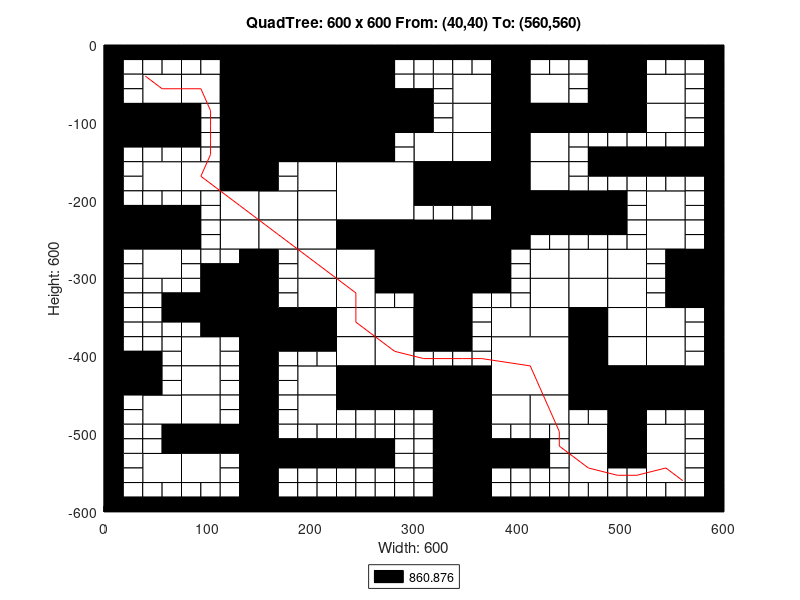

Recreate this plot in MATLAB.
axis([0 600 -600 0]);
title('QuadTree: 600 x 600 From: (40,40) To: (560,560)');
xlabel('Width: 600');
ylabel('Height: 600');
rectangle('Position',[150 -75 75 75], 'FaceColor',[0 0 0]);
rectangle('Position',[150 -150 75 75], 'FaceColor',[0 0 0]);
rectangle('Position',[225 -225 75 75], 'FaceColor',[1 1 1]);
rectangle('Position',[300 -300 75 75], 'FaceColor',[0 0 0]);
rectangle('Position',[375 -450 75 75], 'FaceColor',[1 1 1]);
rectangle('Position',[37.5 -75 37.5 37.5], 'FaceColor',[1 1 1]);
rectangle('Position',[112.5 -37.5 37.5 37.5], 'FaceColor',[0 0 0]);
rectangle('Position',[75 -75 37.5 37.5], 'FaceColor',[1 1 1]);
rectangle('Position',[112.5 -75 37.5 37.5], 'FaceColor',[0 0 0]);
rectangle('Position',[0 -112.5 37.5 37.5], 'FaceColor',[0 0 0]);
rectangle('Position',[37.5 -112.5 37.5 37.5], 'FaceColor',[0 0 0]);
rectangle('Position',[112.5 -112.5 37.5 37.5], 'FaceColor',[0 0 0]);
rectangle('Position',[112.5 -150 37.5 37.5], 'FaceColor',[0 0 0]);
rectangle('Position',[225 -37.5 37.5 37.5], 'FaceColor',[0 0 0]);
rectangle('Position',[225 -75 37.5 37.5], 'FaceColor',[0 0 0]);
rectangle('Position',[225 -112.5 37.5 37.5], 'FaceColor',[0 0 0]);
rectangle('Position',[262.5 -112.5 37.5 37.5], 'FaceColor',[0 0 0]);
rectangle('Position',[225 -150 37.5 37.5], 'FaceColor',[0 0 0]);
rectangle('Position',[37.5 -187.5 37.5 37.5], 'FaceColor',[1 1 1]);
rectangle('Position',[75 -187.5 37.5 37.5], 'FaceColor',[1 1 1]);
rectangle('Position',[112.5 -187.5 37.5 37.5], 'FaceColor',[0 0 0]);
rectangle('Position',[112.5 -225 37.5 37.5], 'FaceColor',[1 1 1]);
rectangle('Position',[0 -262.5 37.5 37.5], 'FaceColor',[0 0 0]);
rectangle('Position',[37.5 -262.5 37.5 37.5], 'FaceColor',[0 0 0]);
rectangle('Position',[37.5 -300 37.5 37.5], 'FaceColor',[1 1 1]);
rectangle('Position',[112.5 -262.5 37.5 37.5], 'FaceColor',[1 1 1]);
rectangle('Position',[187.5 -187.5 37.5 37.5], 'FaceColor',[1 1 1]);
rectangle('Position',[150 -225 37.5 37.5], 'FaceColor',[1 1 1]);
rectangle('Position',[187.5 -225 37.5 37.5], 'FaceColor',[1 1 1]);
rectangle('Position',[150 -262.5 37.5 37.5], 'FaceColor',[1 1 1]);
rectangle('Position',[187.5 -262.5 37.5 37.5], 'FaceColor',[1 1 1]);
rectangle('Position',[187.5 -300 37.5 37.5], 'FaceColor',[1 1 1]);
rectangle('Position',[225 -262.5 37.5 37.5], 'FaceColor',[0 0 0]);
rectangle('Position',[262.5 -262.5 37.5 37.5], 'FaceColor',[0 0 0]);
rectangle('Position',[225 -300 37.5 37.5], 'FaceColor',[1 1 1]);
rectangle('Position',[262.5 -300 37.5 37.5], 'FaceColor',[0 0 0]);
rectangle('Position',[337.5 -75 37.5 37.5], 'FaceColor',[1 1 1]);
rectangle('Position',[375 -37.5 37.5 37.5], 'FaceColor',[0 0 0]);
rectangle('Position',[375 -75 37.5 37.5], 'FaceColor',[0 0 0]);
rectangle('Position',[412.5 -75 37.5 37.5], 'FaceColor',[1 1 1]);
rectangle('Position',[337.5 -112.5 37.5 37.5], 'FaceColor',[1 1 1]);
rectangle('Position',[300 -150 37.5 37.5], 'FaceColor',[1 1 1]);
rectangle('Position',[337.5 -150 37.5 37.5], 'FaceColor',[1 1 1]);
rectangle('Position',[375 -112.5 37.5 37.5], 'FaceColor',[0 0 0]);
rectangle('Position',[412.5 -112.5 37.5 37.5], 'FaceColor',[0 0 0]);
rectangle('Position',[375 -150 37.5 37.5], 'FaceColor',[0 0 0]);
rectangle('Position',[412.5 -150 37.5 37.5], 'FaceColor',[1 1 1]);
rectangle('Position',[487.5 -37.5 37.5 37.5], 'FaceColor',[0 0 0]);
rectangle('Position',[487.5 -75 37.5 37.5], 'FaceColor',[0 0 0]);
rectangle('Position',[525 -75 37.5 37.5], 'FaceColor',[1 1 1]);
rectangle('Position',[450 -112.5 37.5 37.5], 'FaceColor',[0 0 0]);
rectangle('Position',[487.5 -112.5 37.5 37.5], 'FaceColor',[0 0 0]);
rectangle('Position',[525 -112.5 37.5 37.5], 'FaceColor',[1 1 1]);
rectangle('Position',[300 -187.5 37.5 37.5], 'FaceColor',[0 0 0]);
rectangle('Position',[337.5 -187.5 37.5 37.5], 'FaceColor',[0 0 0]);
rectangle('Position',[375 -187.5 37.5 37.5], 'FaceColor',[0 0 0]);
rectangle('Position',[412.5 -187.5 37.5 37.5], 'FaceColor',[1 1 1]);
rectangle('Position',[375 -225 37.5 37.5], 'FaceColor',[0 0 0]);
rectangle('Position',[412.5 -225 37.5 37.5], 'FaceColor',[0 0 0]);
rectangle('Position',[375 -262.5 37.5 37.5], 'FaceColor',[0 0 0]);
rectangle('Position',[412.5 -300 37.5 37.5], 'FaceColor',[1 1 1]);
rectangle('Position',[450 -225 37.5 37.5], 'FaceColor',[0 0 0]);
rectangle('Position',[525 -225 37.5 37.5], 'FaceColor',[1 1 1]);
rectangle('Position',[450 -300 37.5 37.5], 'FaceColor',[1 1 1]);
rectangle('Position',[487.5 -300 37.5 37.5], 'FaceColor',[1 1 1]);
rectangle('Position',[525 -262.5 37.5 37.5], 'FaceColor',[1 1 1]);
rectangle('Position',[562.5 -300 37.5 37.5], 'FaceColor',[0 0 0]);
rectangle('Position',[112.5 -337.5 37.5 37.5], 'FaceColor',[0 0 0]);
rectangle('Position',[112.5 -375 37.5 37.5], 'FaceColor',[0 0 0]);
rectangle('Position',[0 -450 37.5 37.5], 'FaceColor',[0 0 0]);
rectangle('Position',[75 -412.5 37.5 37.5], 'FaceColor',[1 1 1]);
rectangle('Position',[75 -450 37.5 37.5], 'FaceColor',[1 1 1]);
rectangle('Position',[187.5 -337.5 37.5 37.5], 'FaceColor',[1 1 1]);
rectangle('Position',[150 -375 37.5 37.5], 'FaceColor',[0 0 0]);
rectangle('Position',[187.5 -375 37.5 37.5], 'FaceColor',[0 0 0]);
rectangle('Position',[225 -337.5 37.5 37.5], 'FaceColor',[1 1 1]);
rectangle('Position',[225 -375 37.5 37.5], 'FaceColor',[1 1 1]);
rectangle('Position',[262.5 -375 37.5 37.5], 'FaceColor',[1 1 1]);
rectangle('Position',[187.5 -450 37.5 37.5], 'FaceColor',[1 1 1]);
rectangle('Position',[225 -412.5 37.5 37.5], 'FaceColor',[1 1 1]);
rectangle('Position',[262.5 -412.5 37.5 37.5], 'FaceColor',[1 1 1]);
rectangle('Position',[225 -450 37.5 37.5], 'FaceColor',[0 0 0]);
rectangle('Position',[262.5 -450 37.5 37.5], 'FaceColor',[0 0 0]);
rectangle('Position',[37.5 -487.5 37.5 37.5], 'FaceColor',[1 1 1]);
rectangle('Position',[75 -487.5 37.5 37.5], 'FaceColor',[1 1 1]);
rectangle('Position',[75 -525 37.5 37.5], 'FaceColor',[0 0 0]);
rectangle('Position',[112.5 -525 37.5 37.5], 'FaceColor',[0 0 0]);
rectangle('Position',[37.5 -562.5 37.5 37.5], 'FaceColor',[1 1 1]);
rectangle('Position',[75 -562.5 37.5 37.5], 'FaceColor',[1 1 1]);
rectangle('Position',[187.5 -487.5 37.5 37.5], 'FaceColor',[1 1 1]);
rectangle('Position',[300 -337.5 37.5 37.5], 'FaceColor',[0 0 0]);
rectangle('Position',[300 -375 37.5 37.5], 'FaceColor',[0 0 0]);
rectangle('Position',[412.5 -337.5 37.5 37.5], 'FaceColor',[1 1 1]);
rectangle('Position',[375 -375 37.5 37.5], 'FaceColor',[1 1 1]);
rectangle('Position',[412.5 -375 37.5 37.5], 'FaceColor',[1 1 1]);
rectangle('Position',[300 -450 37.5 37.5], 'FaceColor',[0 0 0]);
rectangle('Position',[337.5 -450 37.5 37.5], 'FaceColor',[0 0 0]);
rectangle('Position',[450 -337.5 37.5 37.5], 'FaceColor',[1 1 1]);
rectangle('Position',[487.5 -337.5 37.5 37.5], 'FaceColor',[1 1 1]);
rectangle('Position',[450 -375 37.5 37.5], 'FaceColor',[0 0 0]);
rectangle('Position',[487.5 -375 37.5 37.5], 'FaceColor',[1 1 1]);
rectangle('Position',[562.5 -337.5 37.5 37.5], 'FaceColor',[0 0 0]);
rectangle('Position',[525 -375 37.5 37.5], 'FaceColor',[1 1 1]);
rectangle('Position',[450 -412.5 37.5 37.5], 'FaceColor',[0 0 0]);
rectangle('Position',[487.5 -412.5 37.5 37.5], 'FaceColor',[1 1 1]);
rectangle('Position',[450 -450 37.5 37.5], 'FaceColor',[0 0 0]);
rectangle('Position',[487.5 -450 37.5 37.5], 'FaceColor',[0 0 0]);
rectangle('Position',[525 -412.5 37.5 37.5], 'FaceColor',[1 1 1]);
rectangle('Position',[525 -450 37.5 37.5], 'FaceColor',[0 0 0]);
rectangle('Position',[562.5 -450 37.5 37.5], 'FaceColor',[0 0 0]);
rectangle('Position',[337.5 -487.5 37.5 37.5], 'FaceColor',[0 0 0]);
rectangle('Position',[337.5 -525 37.5 37.5], 'FaceColor',[0 0 0]);
rectangle('Position',[375 -487.5 37.5 37.5], 'FaceColor',[1 1 1]);
rectangle('Position',[412.5 -487.5 37.5 37.5], 'FaceColor',[1 1 1]);
rectangle('Position',[337.5 -562.5 37.5 37.5], 'FaceColor',[0 0 0]);
rectangle('Position',[337.5 -600 37.5 37.5], 'FaceColor',[0 0 0]);
rectangle('Position',[487.5 -487.5 37.5 37.5], 'FaceColor',[0 0 0]);
rectangle('Position',[450 -525 37.5 37.5], 'FaceColor',[1 1 1]);
rectangle('Position',[487.5 -525 37.5 37.5], 'FaceColor',[0 0 0]);
rectangle('Position',[525 -525 37.5 37.5], 'FaceColor',[1 1 1]);
rectangle('Position',[450 -562.5 37.5 37.5], 'FaceColor',[1 1 1]);
rectangle('Position',[525 -562.5 37.5 37.5], 'FaceColor',[1 1 1]);
rectangle('Position',[0 -18.75 18.75 18.75], 'FaceColor',[0 0 0]);
rectangle('Position',[18.75 -18.75 18.75 18.75], 'FaceColor',[0 0 0]);
rectangle('Position',[0 -37.5 18.75 18.75], 'FaceColor',[0 0 0]);
rectangle('Position',[18.75 -37.5 18.75 18.75], 'FaceColor',[1 1 1]);
rectangle('Position',[37.5 -18.75 18.75 18.75], 'FaceColor',[0 0 0]);
rectangle('Position',[56.25 -18.75 18.75 18.75], 'FaceColor',[0 0 0]);
rectangle('Position',[37.5 -37.5 18.75 18.75], 'FaceColor',[1 1 1]);
rectangle('Position',[56.25 -37.5 18.75 18.75], 'FaceColor',[1 1 1]);
rectangle('Position',[0 -56.25 18.75 18.75], 'FaceColor',[0 0 0]);
rectangle('Position',[18.75 -56.25 18.75 18.75], 'FaceColor',[1 1 1]);
rectangle('Position',[0 -75 18.75 18.75], 'FaceColor',[0 0 0]);
rectangle('Position',[18.75 -75 18.75 18.75], 'FaceColor',[1 1 1]);
rectangle('Position',[75 -18.75 18.75 18.75], 'FaceColor',[0 0 0]);
rectangle('Position',[93.75 -18.75 18.75 18.75], 'FaceColor',[0 0 0]);
rectangle('Position',[75 -37.5 18.75 18.75], 'FaceColor',[1 1 1]);
rectangle('Position',[93.75 -37.5 18.75 18.75], 'FaceColor',[1 1 1]);
rectangle('Position',[0 -131.25 18.75 18.75], 'FaceColor',[0 0 0]);
rectangle('Position',[18.75 -131.25 18.75 18.75], 'FaceColor',[0 0 0]);
rectangle('Position',[0 -150 18.75 18.75], 'FaceColor',[0 0 0]);
rectangle('Position',[18.75 -150 18.75 18.75], 'FaceColor',[1 1 1]);
rectangle('Position',[37.5 -131.25 18.75 18.75], 'FaceColor',[0 0 0]);
rectangle('Position',[56.25 -131.25 18.75 18.75], 'FaceColor',[0 0 0]);
rectangle('Position',[37.5 -150 18.75 18.75], 'FaceColor',[1 1 1]);
rectangle('Position',[56.25 -150 18.75 18.75], 'FaceColor',[1 1 1]);
rectangle('Position',[75 -93.75 18.75 18.75], 'FaceColor',[0 0 0]);
rectangle('Position',[93.75 -93.75 18.75 18.75], 'FaceColor',[1 1 1]);
rectangle('Position',[75 -112.5 18.75 18.75], 'FaceColor',[0 0 0]);
rectangle('Position',[93.75 -112.5 18.75 18.75], 'FaceColor',[1 1 1]);
rectangle('Position',[75 -131.25 18.75 18.75], 'FaceColor',[0 0 0]);
rectangle('Position',[93.75 -131.25 18.75 18.75], 'FaceColor',[1 1 1]);
rectangle('Position',[75 -150 18.75 18.75], 'FaceColor',[1 1 1]);
rectangle('Position',[93.75 -150 18.75 18.75], 'FaceColor',[1 1 1]);
rectangle('Position',[262.5 -18.75 18.75 18.75], 'FaceColor',[0 0 0]);
rectangle('Position',[281.25 -18.75 18.75 18.75], 'FaceColor',[0 0 0]);
rectangle('Position',[262.5 -37.5 18.75 18.75], 'FaceColor',[0 0 0]);
rectangle('Position',[281.25 -37.5 18.75 18.75], 'FaceColor',[1 1 1]);
rectangle('Position',[262.5 -56.25 18.75 18.75], 'FaceColor',[0 0 0]);
rectangle('Position',[281.25 -56.25 18.75 18.75], 'FaceColor',[1 1 1]);
rectangle('Position',[262.5 -75 18.75 18.75], 'FaceColor',[0 0 0]);
rectangle('Position',[281.25 -75 18.75 18.75], 'FaceColor',[0 0 0]);
rectangle('Position',[262.5 -131.25 18.75 18.75], 'FaceColor',[0 0 0]);
rectangle('Position',[281.25 -131.25 18.75 18.75], 'FaceColor',[1 1 1]);
rectangle('Position',[262.5 -150 18.75 18.75], 'FaceColor',[0 0 0]);
rectangle('Position',[281.25 -150 18.75 18.75], 'FaceColor',[1 1 1]);
rectangle('Position',[0 -168.75 18.75 18.75], 'FaceColor',[0 0 0]);
rectangle('Position',[18.75 -168.75 18.75 18.75], 'FaceColor',[1 1 1]);
rectangle('Position',[0 -187.5 18.75 18.75], 'FaceColor',[0 0 0]);
rectangle('Position',[18.75 -187.5 18.75 18.75], 'FaceColor',[1 1 1]);
rectangle('Position',[0 -206.25 18.75 18.75], 'FaceColor',[0 0 0]);
rectangle('Position',[18.75 -206.25 18.75 18.75], 'FaceColor',[1 1 1]);
rectangle('Position',[0 -225 18.75 18.75], 'FaceColor',[0 0 0]);
rectangle('Position',[18.75 -225 18.75 18.75], 'FaceColor',[0 0 0]);
rectangle('Position',[37.5 -206.25 18.75 18.75], 'FaceColor',[1 1 1]);
rectangle('Position',[56.25 -206.25 18.75 18.75], 'FaceColor',[1 1 1]);
rectangle('Position',[37.5 -225 18.75 18.75], 'FaceColor',[0 0 0]);
rectangle('Position',[56.25 -225 18.75 18.75], 'FaceColor',[0 0 0]);
rectangle('Position',[75 -206.25 18.75 18.75], 'FaceColor',[1 1 1]);
rectangle('Position',[93.75 -206.25 18.75 18.75], 'FaceColor',[1 1 1]);
rectangle('Position',[75 -225 18.75 18.75], 'FaceColor',[0 0 0]);
rectangle('Position',[93.75 -225 18.75 18.75], 'FaceColor',[1 1 1]);
rectangle('Position',[0 -281.25 18.75 18.75], 'FaceColor',[0 0 0]);
rectangle('Position',[18.75 -281.25 18.75 18.75], 'FaceColor',[1 1 1]);
rectangle('Position',[0 -300 18.75 18.75], 'FaceColor',[0 0 0]);
rectangle('Position',[18.75 -300 18.75 18.75], 'FaceColor',[1 1 1]);
rectangle('Position',[75 -243.75 18.75 18.75], 'FaceColor',[0 0 0]);
rectangle('Position',[93.75 -243.75 18.75 18.75], 'FaceColor',[1 1 1]);
rectangle('Position',[75 -262.5 18.75 18.75], 'FaceColor',[0 0 0]);
rectangle('Position',[93.75 -262.5 18.75 18.75], 'FaceColor',[1 1 1]);
rectangle('Position',[75 -281.25 18.75 18.75], 'FaceColor',[1 1 1]);
rectangle('Position',[93.75 -281.25 18.75 18.75], 'FaceColor',[1 1 1]);
rectangle('Position',[75 -300 18.75 18.75], 'FaceColor',[1 1 1]);
rectangle('Position',[93.75 -300 18.75 18.75], 'FaceColor',[0 0 0]);
rectangle('Position',[112.5 -281.25 18.75 18.75], 'FaceColor',[1 1 1]);
rectangle('Position',[131.25 -281.25 18.75 18.75], 'FaceColor',[0 0 0]);
rectangle('Position',[112.5 -300 18.75 18.75], 'FaceColor',[0 0 0]);
rectangle('Position',[131.25 -300 18.75 18.75], 'FaceColor',[0 0 0]);
rectangle('Position',[150 -168.75 18.75 18.75], 'FaceColor',[0 0 0]);
rectangle('Position',[168.75 -168.75 18.75 18.75], 'FaceColor',[1 1 1]);
rectangle('Position',[150 -187.5 18.75 18.75], 'FaceColor',[0 0 0]);
rectangle('Position',[168.75 -187.5 18.75 18.75], 'FaceColor',[1 1 1]);
rectangle('Position',[150 -281.25 18.75 18.75], 'FaceColor',[0 0 0]);
rectangle('Position',[168.75 -281.25 18.75 18.75], 'FaceColor',[1 1 1]);
rectangle('Position',[150 -300 18.75 18.75], 'FaceColor',[0 0 0]);
rectangle('Position',[168.75 -300 18.75 18.75], 'FaceColor',[1 1 1]);
rectangle('Position',[300 -18.75 18.75 18.75], 'FaceColor',[0 0 0]);
rectangle('Position',[318.75 -18.75 18.75 18.75], 'FaceColor',[0 0 0]);
rectangle('Position',[300 -37.5 18.75 18.75], 'FaceColor',[1 1 1]);
rectangle('Position',[318.75 -37.5 18.75 18.75], 'FaceColor',[1 1 1]);
rectangle('Position',[337.5 -18.75 18.75 18.75], 'FaceColor',[0 0 0]);
rectangle('Position',[356.25 -18.75 18.75 18.75], 'FaceColor',[0 0 0]);
rectangle('Position',[337.5 -37.5 18.75 18.75], 'FaceColor',[1 1 1]);
rectangle('Position',[356.25 -37.5 18.75 18.75], 'FaceColor',[1 1 1]);
rectangle('Position',[300 -56.25 18.75 18.75], 'FaceColor',[1 1 1]);
rectangle('Position',[318.75 -56.25 18.75 18.75], 'FaceColor',[1 1 1]);
rectangle('Position',[300 -75 18.75 18.75], 'FaceColor',[0 0 0]);
rectangle('Position',[318.75 -75 18.75 18.75], 'FaceColor',[1 1 1]);
rectangle('Position',[412.5 -18.75 18.75 18.75], 'FaceColor',[0 0 0]);
rectangle('Position',[431.25 -18.75 18.75 18.75], 'FaceColor',[0 0 0]);
rectangle('Position',[412.5 -37.5 18.75 18.75], 'FaceColor',[1 1 1]);
rectangle('Position',[431.25 -37.5 18.75 18.75], 'FaceColor',[1 1 1]);
rectangle('Position',[300 -93.75 18.75 18.75], 'FaceColor',[0 0 0]);
rectangle('Position',[318.75 -93.75 18.75 18.75], 'FaceColor',[1 1 1]);
rectangle('Position',[300 -112.5 18.75 18.75], 'FaceColor',[0 0 0]);
rectangle('Position',[318.75 -112.5 18.75 18.75], 'FaceColor',[1 1 1]);
rectangle('Position',[450 -18.75 18.75 18.75], 'FaceColor',[0 0 0]);
rectangle('Position',[468.75 -18.75 18.75 18.75], 'FaceColor',[0 0 0]);
rectangle('Position',[450 -37.5 18.75 18.75], 'FaceColor',[1 1 1]);
rectangle('Position',[468.75 -37.5 18.75 18.75], 'FaceColor',[0 0 0]);
rectangle('Position',[450 -56.25 18.75 18.75], 'FaceColor',[1 1 1]);
rectangle('Position',[468.75 -56.25 18.75 18.75], 'FaceColor',[0 0 0]);
rectangle('Position',[450 -75 18.75 18.75], 'FaceColor',[1 1 1]);
rectangle('Position',[468.75 -75 18.75 18.75], 'FaceColor',[0 0 0]);
rectangle('Position',[525 -18.75 18.75 18.75], 'FaceColor',[0 0 0]);
rectangle('Position',[543.75 -18.75 18.75 18.75], 'FaceColor',[0 0 0]);
rectangle('Position',[525 -37.5 18.75 18.75], 'FaceColor',[1 1 1]);
rectangle('Position',[543.75 -37.5 18.75 18.75], 'FaceColor',[1 1 1]);
rectangle('Position',[562.5 -18.75 18.75 18.75], 'FaceColor',[0 0 0]);
rectangle('Position',[581.25 -18.75 18.75 18.75], 'FaceColor',[0 0 0]);
rectangle('Position',[562.5 -37.5 18.75 18.75], 'FaceColor',[1 1 1]);
rectangle('Position',[581.25 -37.5 18.75 18.75], 'FaceColor',[0 0 0]);
rectangle('Position',[562.5 -56.25 18.75 18.75], 'FaceColor',[1 1 1]);
rectangle('Position',[581.25 -56.25 18.75 18.75], 'FaceColor',[0 0 0]);
rectangle('Position',[562.5 -75 18.75 18.75], 'FaceColor',[1 1 1]);
rectangle('Position',[581.25 -75 18.75 18.75], 'FaceColor',[0 0 0]);
rectangle('Position',[450 -131.25 18.75 18.75], 'FaceColor',[1 1 1]);
rectangle('Position',[468.75 -131.25 18.75 18.75], 'FaceColor',[1 1 1]);
rectangle('Position',[450 -150 18.75 18.75], 'FaceColor',[1 1 1]);
rectangle('Position',[468.75 -150 18.75 18.75], 'FaceColor',[0 0 0]);
rectangle('Position',[487.5 -131.25 18.75 18.75], 'FaceColor',[1 1 1]);
rectangle('Position',[506.25 -131.25 18.75 18.75], 'FaceColor',[1 1 1]);
rectangle('Position',[487.5 -150 18.75 18.75], 'FaceColor',[0 0 0]);
rectangle('Position',[506.25 -150 18.75 18.75], 'FaceColor',[0 0 0]);
rectangle('Position',[562.5 -93.75 18.75 18.75], 'FaceColor',[1 1 1]);
rectangle('Position',[581.25 -93.75 18.75 18.75], 'FaceColor',[0 0 0]);
rectangle('Position',[562.5 -112.5 18.75 18.75], 'FaceColor',[1 1 1]);
rectangle('Position',[581.25 -112.5 18.75 18.75], 'FaceColor',[0 0 0]);
rectangle('Position',[525 -131.25 18.75 18.75], 'FaceColor',[1 1 1]);
rectangle('Position',[543.75 -131.25 18.75 18.75], 'FaceColor',[1 1 1]);
rectangle('Position',[525 -150 18.75 18.75], 'FaceColor',[0 0 0]);
rectangle('Position',[543.75 -150 18.75 18.75], 'FaceColor',[0 0 0]);
rectangle('Position',[562.5 -131.25 18.75 18.75], 'FaceColor',[1 1 1]);
rectangle('Position',[581.25 -131.25 18.75 18.75], 'FaceColor',[0 0 0]);
rectangle('Position',[562.5 -150 18.75 18.75], 'FaceColor',[0 0 0]);
rectangle('Position',[581.25 -150 18.75 18.75], 'FaceColor',[0 0 0]);
rectangle('Position',[300 -206.25 18.75 18.75], 'FaceColor',[0 0 0]);
rectangle('Position',[318.75 -206.25 18.75 18.75], 'FaceColor',[0 0 0]);
rectangle('Position',[300 -225 18.75 18.75], 'FaceColor',[1 1 1]);
rectangle('Position',[318.75 -225 18.75 18.75], 'FaceColor',[1 1 1]);
rectangle('Position',[337.5 -206.25 18.75 18.75], 'FaceColor',[0 0 0]);
rectangle('Position',[356.25 -206.25 18.75 18.75], 'FaceColor',[0 0 0]);
rectangle('Position',[337.5 -225 18.75 18.75], 'FaceColor',[1 1 1]);
rectangle('Position',[356.25 -225 18.75 18.75], 'FaceColor',[1 1 1]);
rectangle('Position',[412.5 -243.75 18.75 18.75], 'FaceColor',[0 0 0]);
rectangle('Position',[431.25 -243.75 18.75 18.75], 'FaceColor',[0 0 0]);
rectangle('Position',[412.5 -262.5 18.75 18.75], 'FaceColor',[1 1 1]);
rectangle('Position',[431.25 -262.5 18.75 18.75], 'FaceColor',[1 1 1]);
rectangle('Position',[375 -281.25 18.75 18.75], 'FaceColor',[0 0 0]);
rectangle('Position',[393.75 -281.25 18.75 18.75], 'FaceColor',[1 1 1]);
rectangle('Position',[375 -300 18.75 18.75], 'FaceColor',[0 0 0]);
rectangle('Position',[393.75 -300 18.75 18.75], 'FaceColor',[1 1 1]);
rectangle('Position',[450 -168.75 18.75 18.75], 'FaceColor',[1 1 1]);
rectangle('Position',[468.75 -168.75 18.75 18.75], 'FaceColor',[0 0 0]);
rectangle('Position',[450 -187.5 18.75 18.75], 'FaceColor',[1 1 1]);
rectangle('Position',[468.75 -187.5 18.75 18.75], 'FaceColor',[1 1 1]);
rectangle('Position',[487.5 -168.75 18.75 18.75], 'FaceColor',[0 0 0]);
rectangle('Position',[506.25 -168.75 18.75 18.75], 'FaceColor',[0 0 0]);
rectangle('Position',[487.5 -187.5 18.75 18.75], 'FaceColor',[1 1 1]);
rectangle('Position',[506.25 -187.5 18.75 18.75], 'FaceColor',[1 1 1]);
rectangle('Position',[487.5 -206.25 18.75 18.75], 'FaceColor',[0 0 0]);
rectangle('Position',[506.25 -206.25 18.75 18.75], 'FaceColor',[1 1 1]);
rectangle('Position',[487.5 -225 18.75 18.75], 'FaceColor',[0 0 0]);
rectangle('Position',[506.25 -225 18.75 18.75], 'FaceColor',[1 1 1]);
rectangle('Position',[525 -168.75 18.75 18.75], 'FaceColor',[0 0 0]);
rectangle('Position',[543.75 -168.75 18.75 18.75], 'FaceColor',[0 0 0]);
rectangle('Position',[525 -187.5 18.75 18.75], 'FaceColor',[1 1 1]);
rectangle('Position',[543.75 -187.5 18.75 18.75], 'FaceColor',[1 1 1]);
rectangle('Position',[562.5 -168.75 18.75 18.75], 'FaceColor',[0 0 0]);
rectangle('Position',[581.25 -168.75 18.75 18.75], 'FaceColor',[0 0 0]);
rectangle('Position',[562.5 -187.5 18.75 18.75], 'FaceColor',[1 1 1]);
rectangle('Position',[581.25 -187.5 18.75 18.75], 'FaceColor',[0 0 0]);
rectangle('Position',[562.5 -206.25 18.75 18.75], 'FaceColor',[1 1 1]);
rectangle('Position',[581.25 -206.25 18.75 18.75], 'FaceColor',[0 0 0]);
rectangle('Position',[562.5 -225 18.75 18.75], 'FaceColor',[1 1 1]);
rectangle('Position',[581.25 -225 18.75 18.75], 'FaceColor',[0 0 0]);
rectangle('Position',[450 -243.75 18.75 18.75], 'FaceColor',[0 0 0]);
rectangle('Position',[468.75 -243.75 18.75 18.75], 'FaceColor',[0 0 0]);
rectangle('Position',[450 -262.5 18.75 18.75], 'FaceColor',[1 1 1]);
rectangle('Position',[468.75 -262.5 18.75 18.75], 'FaceColor',[1 1 1]);
rectangle('Position',[487.5 -243.75 18.75 18.75], 'FaceColor',[0 0 0]);
rectangle('Position',[506.25 -243.75 18.75 18.75], 'FaceColor',[1 1 1]);
rectangle('Position',[487.5 -262.5 18.75 18.75], 'FaceColor',[1 1 1]);
rectangle('Position',[506.25 -262.5 18.75 18.75], 'FaceColor',[1 1 1]);
rectangle('Position',[562.5 -243.75 18.75 18.75], 'FaceColor',[1 1 1]);
rectangle('Position',[581.25 -243.75 18.75 18.75], 'FaceColor',[0 0 0]);
rectangle('Position',[562.5 -262.5 18.75 18.75], 'FaceColor',[1 1 1]);
rectangle('Position',[581.25 -262.5 18.75 18.75], 'FaceColor',[0 0 0]);
rectangle('Position',[525 -281.25 18.75 18.75], 'FaceColor',[1 1 1]);
rectangle('Position',[543.75 -281.25 18.75 18.75], 'FaceColor',[0 0 0]);
rectangle('Position',[525 -300 18.75 18.75], 'FaceColor',[1 1 1]);
rectangle('Position',[543.75 -300 18.75 18.75], 'FaceColor',[0 0 0]);
rectangle('Position',[0 -318.75 18.75 18.75], 'FaceColor',[0 0 0]);
rectangle('Position',[18.75 -318.75 18.75 18.75], 'FaceColor',[1 1 1]);
rectangle('Position',[0 -337.5 18.75 18.75], 'FaceColor',[0 0 0]);
rectangle('Position',[18.75 -337.5 18.75 18.75], 'FaceColor',[1 1 1]);
rectangle('Position',[37.5 -318.75 18.75 18.75], 'FaceColor',[1 1 1]);
rectangle('Position',[56.25 -318.75 18.75 18.75], 'FaceColor',[1 1 1]);
rectangle('Position',[37.5 -337.5 18.75 18.75], 'FaceColor',[1 1 1]);
rectangle('Position',[56.25 -337.5 18.75 18.75], 'FaceColor',[0 0 0]);
rectangle('Position',[0 -356.25 18.75 18.75], 'FaceColor',[0 0 0]);
rectangle('Position',[18.75 -356.25 18.75 18.75], 'FaceColor',[1 1 1]);
rectangle('Position',[0 -375 18.75 18.75], 'FaceColor',[0 0 0]);
rectangle('Position',[18.75 -375 18.75 18.75], 'FaceColor',[1 1 1]);
rectangle('Position',[37.5 -356.25 18.75 18.75], 'FaceColor',[1 1 1]);
rectangle('Position',[56.25 -356.25 18.75 18.75], 'FaceColor',[0 0 0]);
rectangle('Position',[37.5 -375 18.75 18.75], 'FaceColor',[1 1 1]);
rectangle('Position',[56.25 -375 18.75 18.75], 'FaceColor',[1 1 1]);
rectangle('Position',[75 -318.75 18.75 18.75], 'FaceColor',[1 1 1]);
rectangle('Position',[93.75 -318.75 18.75 18.75], 'FaceColor',[0 0 0]);
rectangle('Position',[75 -337.5 18.75 18.75], 'FaceColor',[0 0 0]);
rectangle('Position',[93.75 -337.5 18.75 18.75], 'FaceColor',[0 0 0]);
rectangle('Position',[75 -356.25 18.75 18.75], 'FaceColor',[0 0 0]);
rectangle('Position',[93.75 -356.25 18.75 18.75], 'FaceColor',[0 0 0]);
rectangle('Position',[75 -375 18.75 18.75], 'FaceColor',[1 1 1]);
rectangle('Position',[93.75 -375 18.75 18.75], 'FaceColor',[0 0 0]);
rectangle('Position',[0 -393.75 18.75 18.75], 'FaceColor',[0 0 0]);
rectangle('Position',[18.75 -393.75 18.75 18.75], 'FaceColor',[1 1 1]);
rectangle('Position',[0 -412.5 18.75 18.75], 'FaceColor',[0 0 0]);
rectangle('Position',[18.75 -412.5 18.75 18.75], 'FaceColor',[0 0 0]);
rectangle('Position',[37.5 -393.75 18.75 18.75], 'FaceColor',[1 1 1]);
rectangle('Position',[56.25 -393.75 18.75 18.75], 'FaceColor',[1 1 1]);
rectangle('Position',[37.5 -412.5 18.75 18.75], 'FaceColor',[0 0 0]);
rectangle('Position',[56.25 -412.5 18.75 18.75], 'FaceColor',[1 1 1]);
rectangle('Position',[37.5 -431.25 18.75 18.75], 'FaceColor',[0 0 0]);
rectangle('Position',[56.25 -431.25 18.75 18.75], 'FaceColor',[1 1 1]);
rectangle('Position',[37.5 -450 18.75 18.75], 'FaceColor',[0 0 0]);
rectangle('Position',[56.25 -450 18.75 18.75], 'FaceColor',[1 1 1]);
rectangle('Position',[112.5 -393.75 18.75 18.75], 'FaceColor',[1 1 1]);
rectangle('Position',[131.25 -393.75 18.75 18.75], 'FaceColor',[0 0 0]);
rectangle('Position',[112.5 -412.5 18.75 18.75], 'FaceColor',[1 1 1]);
rectangle('Position',[131.25 -412.5 18.75 18.75], 'FaceColor',[0 0 0]);
rectangle('Position',[112.5 -431.25 18.75 18.75], 'FaceColor',[1 1 1]);
rectangle('Position',[131.25 -431.25 18.75 18.75], 'FaceColor',[0 0 0]);
rectangle('Position',[112.5 -450 18.75 18.75], 'FaceColor',[1 1 1]);
rectangle('Position',[131.25 -450 18.75 18.75], 'FaceColor',[0 0 0]);
rectangle('Position',[150 -318.75 18.75 18.75], 'FaceColor',[0 0 0]);
rectangle('Position',[168.75 -318.75 18.75 18.75], 'FaceColor',[1 1 1]);
rectangle('Position',[150 -337.5 18.75 18.75], 'FaceColor',[0 0 0]);
rectangle('Position',[168.75 -337.5 18.75 18.75], 'FaceColor',[1 1 1]);
rectangle('Position',[262.5 -318.75 18.75 18.75], 'FaceColor',[0 0 0]);
rectangle('Position',[281.25 -318.75 18.75 18.75], 'FaceColor',[0 0 0]);
rectangle('Position',[262.5 -337.5 18.75 18.75], 'FaceColor',[1 1 1]);
rectangle('Position',[281.25 -337.5 18.75 18.75], 'FaceColor',[1 1 1]);
rectangle('Position',[150 -393.75 18.75 18.75], 'FaceColor',[0 0 0]);
rectangle('Position',[168.75 -393.75 18.75 18.75], 'FaceColor',[0 0 0]);
rectangle('Position',[150 -412.5 18.75 18.75], 'FaceColor',[0 0 0]);
rectangle('Position',[168.75 -412.5 18.75 18.75], 'FaceColor',[1 1 1]);
rectangle('Position',[187.5 -393.75 18.75 18.75], 'FaceColor',[0 0 0]);
rectangle('Position',[206.25 -393.75 18.75 18.75], 'FaceColor',[0 0 0]);
rectangle('Position',[187.5 -412.5 18.75 18.75], 'FaceColor',[1 1 1]);
rectangle('Position',[206.25 -412.5 18.75 18.75], 'FaceColor',[1 1 1]);
rectangle('Position',[150 -431.25 18.75 18.75], 'FaceColor',[0 0 0]);
rectangle('Position',[168.75 -431.25 18.75 18.75], 'FaceColor',[1 1 1]);
rectangle('Position',[150 -450 18.75 18.75], 'FaceColor',[0 0 0]);
rectangle('Position',[168.75 -450 18.75 18.75], 'FaceColor',[1 1 1]);
rectangle('Position',[0 -468.75 18.75 18.75], 'FaceColor',[0 0 0]);
rectangle('Position',[18.75 -468.75 18.75 18.75], 'FaceColor',[1 1 1]);
rectangle('Position',[0 -487.5 18.75 18.75], 'FaceColor',[0 0 0]);
rectangle('Position',[18.75 -487.5 18.75 18.75], 'FaceColor',[1 1 1]);
rectangle('Position',[0 -506.25 18.75 18.75], 'FaceColor',[0 0 0]);
rectangle('Position',[18.75 -506.25 18.75 18.75], 'FaceColor',[1 1 1]);
rectangle('Position',[0 -525 18.75 18.75], 'FaceColor',[0 0 0]);
rectangle('Position',[18.75 -525 18.75 18.75], 'FaceColor',[1 1 1]);
rectangle('Position',[37.5 -506.25 18.75 18.75], 'FaceColor',[1 1 1]);
rectangle('Position',[56.25 -506.25 18.75 18.75], 'FaceColor',[0 0 0]);
rectangle('Position',[37.5 -525 18.75 18.75], 'FaceColor',[1 1 1]);
rectangle('Position',[56.25 -525 18.75 18.75], 'FaceColor',[0 0 0]);
rectangle('Position',[112.5 -468.75 18.75 18.75], 'FaceColor',[1 1 1]);
rectangle('Position',[131.25 -468.75 18.75 18.75], 'FaceColor',[0 0 0]);
rectangle('Position',[112.5 -487.5 18.75 18.75], 'FaceColor',[1 1 1]);
rectangle('Position',[131.25 -487.5 18.75 18.75], 'FaceColor',[0 0 0]);
rectangle('Position',[0 -543.75 18.75 18.75], 'FaceColor',[0 0 0]);
rectangle('Position',[18.75 -543.75 18.75 18.75], 'FaceColor',[1 1 1]);
rectangle('Position',[0 -562.5 18.75 18.75], 'FaceColor',[0 0 0]);
rectangle('Position',[18.75 -562.5 18.75 18.75], 'FaceColor',[1 1 1]);
rectangle('Position',[0 -581.25 18.75 18.75], 'FaceColor',[0 0 0]);
rectangle('Position',[18.75 -581.25 18.75 18.75], 'FaceColor',[1 1 1]);
rectangle('Position',[0 -600 18.75 18.75], 'FaceColor',[0 0 0]);
rectangle('Position',[18.75 -600 18.75 18.75], 'FaceColor',[0 0 0]);
rectangle('Position',[37.5 -581.25 18.75 18.75], 'FaceColor',[1 1 1]);
rectangle('Position',[56.25 -581.25 18.75 18.75], 'FaceColor',[1 1 1]);
rectangle('Position',[37.5 -600 18.75 18.75], 'FaceColor',[0 0 0]);
rectangle('Position',[56.25 -600 18.75 18.75], 'FaceColor',[0 0 0]);
rectangle('Position',[112.5 -543.75 18.75 18.75], 'FaceColor',[1 1 1]);
rectangle('Position',[131.25 -543.75 18.75 18.75], 'FaceColor',[0 0 0]);
rectangle('Position',[112.5 -562.5 18.75 18.75], 'FaceColor',[1 1 1]);
rectangle('Position',[131.25 -562.5 18.75 18.75], 'FaceColor',[0 0 0]);
rectangle('Position',[75 -581.25 18.75 18.75], 'FaceColor',[1 1 1]);
rectangle('Position',[93.75 -581.25 18.75 18.75], 'FaceColor',[1 1 1]);
rectangle('Position',[75 -600 18.75 18.75], 'FaceColor',[0 0 0]);
rectangle('Position',[93.75 -600 18.75 18.75], 'FaceColor',[0 0 0]);
rectangle('Position',[112.5 -581.25 18.75 18.75], 'FaceColor',[1 1 1]);
rectangle('Position',[131.25 -581.25 18.75 18.75], 'FaceColor',[0 0 0]);
rectangle('Position',[112.5 -600 18.75 18.75], 'FaceColor',[0 0 0]);
rectangle('Position',[131.25 -600 18.75 18.75], 'FaceColor',[0 0 0]);
rectangle('Position',[150 -468.75 18.75 18.75], 'FaceColor',[0 0 0]);
rectangle('Position',[168.75 -468.75 18.75 18.75], 'FaceColor',[1 1 1]);
rectangle('Position',[150 -487.5 18.75 18.75], 'FaceColor',[0 0 0]);
rectangle('Position',[168.75 -487.5 18.75 18.75], 'FaceColor',[1 1 1]);
rectangle('Position',[150 -506.25 18.75 18.75], 'FaceColor',[0 0 0]);
rectangle('Position',[168.75 -506.25 18.75 18.75], 'FaceColor',[1 1 1]);
rectangle('Position',[150 -525 18.75 18.75], 'FaceColor',[0 0 0]);
rectangle('Position',[168.75 -525 18.75 18.75], 'FaceColor',[0 0 0]);
rectangle('Position',[187.5 -506.25 18.75 18.75], 'FaceColor',[1 1 1]);
rectangle('Position',[206.25 -506.25 18.75 18.75], 'FaceColor',[1 1 1]);
rectangle('Position',[187.5 -525 18.75 18.75], 'FaceColor',[0 0 0]);
rectangle('Position',[206.25 -525 18.75 18.75], 'FaceColor',[0 0 0]);
rectangle('Position',[225 -468.75 18.75 18.75], 'FaceColor',[0 0 0]);
rectangle('Position',[243.75 -468.75 18.75 18.75], 'FaceColor',[0 0 0]);
rectangle('Position',[225 -487.5 18.75 18.75], 'FaceColor',[1 1 1]);
rectangle('Position',[243.75 -487.5 18.75 18.75], 'FaceColor',[1 1 1]);
rectangle('Position',[262.5 -468.75 18.75 18.75], 'FaceColor',[0 0 0]);
rectangle('Position',[281.25 -468.75 18.75 18.75], 'FaceColor',[0 0 0]);
rectangle('Position',[262.5 -487.5 18.75 18.75], 'FaceColor',[1 1 1]);
rectangle('Position',[281.25 -487.5 18.75 18.75], 'FaceColor',[1 1 1]);
rectangle('Position',[225 -506.25 18.75 18.75], 'FaceColor',[1 1 1]);
rectangle('Position',[243.75 -506.25 18.75 18.75], 'FaceColor',[1 1 1]);
rectangle('Position',[225 -525 18.75 18.75], 'FaceColor',[0 0 0]);
rectangle('Position',[243.75 -525 18.75 18.75], 'FaceColor',[0 0 0]);
rectangle('Position',[262.5 -506.25 18.75 18.75], 'FaceColor',[1 1 1]);
rectangle('Position',[281.25 -506.25 18.75 18.75], 'FaceColor',[1 1 1]);
rectangle('Position',[262.5 -525 18.75 18.75], 'FaceColor',[0 0 0]);
rectangle('Position',[281.25 -525 18.75 18.75], 'FaceColor',[1 1 1]);
rectangle('Position',[150 -543.75 18.75 18.75], 'FaceColor',[0 0 0]);
rectangle('Position',[168.75 -543.75 18.75 18.75], 'FaceColor',[0 0 0]);
rectangle('Position',[150 -562.5 18.75 18.75], 'FaceColor',[0 0 0]);
rectangle('Position',[168.75 -562.5 18.75 18.75], 'FaceColor',[1 1 1]);
rectangle('Position',[187.5 -543.75 18.75 18.75], 'FaceColor',[0 0 0]);
rectangle('Position',[206.25 -543.75 18.75 18.75], 'FaceColor',[0 0 0]);
rectangle('Position',[187.5 -562.5 18.75 18.75], 'FaceColor',[1 1 1]);
rectangle('Position',[206.25 -562.5 18.75 18.75], 'FaceColor',[1 1 1]);
rectangle('Position',[150 -581.25 18.75 18.75], 'FaceColor',[0 0 0]);
rectangle('Position',[168.75 -581.25 18.75 18.75], 'FaceColor',[1 1 1]);
rectangle('Position',[150 -600 18.75 18.75], 'FaceColor',[0 0 0]);
rectangle('Position',[168.75 -600 18.75 18.75], 'FaceColor',[0 0 0]);
rectangle('Position',[187.5 -581.25 18.75 18.75], 'FaceColor',[1 1 1]);
rectangle('Position',[206.25 -581.25 18.75 18.75], 'FaceColor',[1 1 1]);
rectangle('Position',[187.5 -600 18.75 18.75], 'FaceColor',[0 0 0]);
rectangle('Position',[206.25 -600 18.75 18.75], 'FaceColor',[0 0 0]);
rectangle('Position',[225 -543.75 18.75 18.75], 'FaceColor',[0 0 0]);
rectangle('Position',[243.75 -543.75 18.75 18.75], 'FaceColor',[0 0 0]);
rectangle('Position',[225 -562.5 18.75 18.75], 'FaceColor',[1 1 1]);
rectangle('Position',[243.75 -562.5 18.75 18.75], 'FaceColor',[1 1 1]);
rectangle('Position',[262.5 -543.75 18.75 18.75], 'FaceColor',[0 0 0]);
rectangle('Position',[281.25 -543.75 18.75 18.75], 'FaceColor',[1 1 1]);
rectangle('Position',[262.5 -562.5 18.75 18.75], 'FaceColor',[1 1 1]);
rectangle('Position',[281.25 -562.5 18.75 18.75], 'FaceColor',[1 1 1]);
rectangle('Position',[225 -581.25 18.75 18.75], 'FaceColor',[1 1 1]);
rectangle('Position',[243.75 -581.25 18.75 18.75], 'FaceColor',[1 1 1]);
rectangle('Position',[225 -600 18.75 18.75], 'FaceColor',[0 0 0]);
rectangle('Position',[243.75 -600 18.75 18.75], 'FaceColor',[0 0 0]);
rectangle('Position',[262.5 -581.25 18.75 18.75], 'FaceColor',[1 1 1]);
rectangle('Position',[281.25 -581.25 18.75 18.75], 'FaceColor',[1 1 1]);
rectangle('Position',[262.5 -600 18.75 18.75], 'FaceColor',[0 0 0]);
rectangle('Position',[281.25 -600 18.75 18.75], 'FaceColor',[0 0 0]);
rectangle('Position',[337.5 -318.75 18.75 18.75], 'FaceColor',[0 0 0]);
rectangle('Position',[356.25 -318.75 18.75 18.75], 'FaceColor',[0 0 0]);
rectangle('Position',[337.5 -337.5 18.75 18.75], 'FaceColor',[0 0 0]);
rectangle('Position',[356.25 -337.5 18.75 18.75], 'FaceColor',[1 1 1]);
rectangle('Position',[337.5 -356.25 18.75 18.75], 'FaceColor',[0 0 0]);
rectangle('Position',[356.25 -356.25 18.75 18.75], 'FaceColor',[1 1 1]);
rectangle('Position',[337.5 -375 18.75 18.75], 'FaceColor',[0 0 0]);
rectangle('Position',[356.25 -375 18.75 18.75], 'FaceColor',[1 1 1]);
rectangle('Position',[375 -318.75 18.75 18.75], 'FaceColor',[0 0 0]);
rectangle('Position',[393.75 -318.75 18.75 18.75], 'FaceColor',[1 1 1]);
rectangle('Position',[375 -337.5 18.75 18.75], 'FaceColor',[1 1 1]);
rectangle('Position',[393.75 -337.5 18.75 18.75], 'FaceColor',[1 1 1]);
rectangle('Position',[300 -393.75 18.75 18.75], 'FaceColor',[0 0 0]);
rectangle('Position',[318.75 -393.75 18.75 18.75], 'FaceColor',[0 0 0]);
rectangle('Position',[300 -412.5 18.75 18.75], 'FaceColor',[1 1 1]);
rectangle('Position',[318.75 -412.5 18.75 18.75], 'FaceColor',[1 1 1]);
rectangle('Position',[337.5 -393.75 18.75 18.75], 'FaceColor',[0 0 0]);
rectangle('Position',[356.25 -393.75 18.75 18.75], 'FaceColor',[1 1 1]);
rectangle('Position',[337.5 -412.5 18.75 18.75], 'FaceColor',[1 1 1]);
rectangle('Position',[356.25 -412.5 18.75 18.75], 'FaceColor',[1 1 1]);
rectangle('Position',[525 -318.75 18.75 18.75], 'FaceColor',[1 1 1]);
rectangle('Position',[543.75 -318.75 18.75 18.75], 'FaceColor',[0 0 0]);
rectangle('Position',[525 -337.5 18.75 18.75], 'FaceColor',[1 1 1]);
rectangle('Position',[543.75 -337.5 18.75 18.75], 'FaceColor',[0 0 0]);
rectangle('Position',[562.5 -356.25 18.75 18.75], 'FaceColor',[1 1 1]);
rectangle('Position',[581.25 -356.25 18.75 18.75], 'FaceColor',[0 0 0]);
rectangle('Position',[562.5 -375 18.75 18.75], 'FaceColor',[1 1 1]);
rectangle('Position',[581.25 -375 18.75 18.75], 'FaceColor',[0 0 0]);
rectangle('Position',[562.5 -393.75 18.75 18.75], 'FaceColor',[1 1 1]);
rectangle('Position',[581.25 -393.75 18.75 18.75], 'FaceColor',[0 0 0]);
rectangle('Position',[562.5 -412.5 18.75 18.75], 'FaceColor',[1 1 1]);
rectangle('Position',[581.25 -412.5 18.75 18.75], 'FaceColor',[0 0 0]);
rectangle('Position',[300 -468.75 18.75 18.75], 'FaceColor',[0 0 0]);
rectangle('Position',[318.75 -468.75 18.75 18.75], 'FaceColor',[0 0 0]);
rectangle('Position',[300 -487.5 18.75 18.75], 'FaceColor',[1 1 1]);
rectangle('Position',[318.75 -487.5 18.75 18.75], 'FaceColor',[0 0 0]);
rectangle('Position',[300 -506.25 18.75 18.75], 'FaceColor',[1 1 1]);
rectangle('Position',[318.75 -506.25 18.75 18.75], 'FaceColor',[0 0 0]);
rectangle('Position',[300 -525 18.75 18.75], 'FaceColor',[1 1 1]);
rectangle('Position',[318.75 -525 18.75 18.75], 'FaceColor',[0 0 0]);
rectangle('Position',[375 -506.25 18.75 18.75], 'FaceColor',[1 1 1]);
rectangle('Position',[393.75 -506.25 18.75 18.75], 'FaceColor',[1 1 1]);
rectangle('Position',[375 -525 18.75 18.75], 'FaceColor',[0 0 0]);
rectangle('Position',[393.75 -525 18.75 18.75], 'FaceColor',[0 0 0]);
rectangle('Position',[412.5 -506.25 18.75 18.75], 'FaceColor',[1 1 1]);
rectangle('Position',[431.25 -506.25 18.75 18.75], 'FaceColor',[1 1 1]);
rectangle('Position',[412.5 -525 18.75 18.75], 'FaceColor',[0 0 0]);
rectangle('Position',[431.25 -525 18.75 18.75], 'FaceColor',[1 1 1]);
rectangle('Position',[300 -543.75 18.75 18.75], 'FaceColor',[1 1 1]);
rectangle('Position',[318.75 -543.75 18.75 18.75], 'FaceColor',[0 0 0]);
rectangle('Position',[300 -562.5 18.75 18.75], 'FaceColor',[1 1 1]);
rectangle('Position',[318.75 -562.5 18.75 18.75], 'FaceColor',[0 0 0]);
rectangle('Position',[300 -581.25 18.75 18.75], 'FaceColor',[1 1 1]);
rectangle('Position',[318.75 -581.25 18.75 18.75], 'FaceColor',[0 0 0]);
rectangle('Position',[300 -600 18.75 18.75], 'FaceColor',[0 0 0]);
rectangle('Position',[318.75 -600 18.75 18.75], 'FaceColor',[0 0 0]);
rectangle('Position',[375 -543.75 18.75 18.75], 'FaceColor',[0 0 0]);
rectangle('Position',[393.75 -543.75 18.75 18.75], 'FaceColor',[0 0 0]);
rectangle('Position',[375 -562.5 18.75 18.75], 'FaceColor',[1 1 1]);
rectangle('Position',[393.75 -562.5 18.75 18.75], 'FaceColor',[1 1 1]);
rectangle('Position',[412.5 -543.75 18.75 18.75], 'FaceColor',[0 0 0]);
rectangle('Position',[431.25 -543.75 18.75 18.75], 'FaceColor',[1 1 1]);
rectangle('Position',[412.5 -562.5 18.75 18.75], 'FaceColor',[1 1 1]);
rectangle('Position',[431.25 -562.5 18.75 18.75], 'FaceColor',[1 1 1]);
rectangle('Position',[375 -581.25 18.75 18.75], 'FaceColor',[1 1 1]);
rectangle('Position',[393.75 -581.25 18.75 18.75], 'FaceColor',[1 1 1]);
rectangle('Position',[375 -600 18.75 18.75], 'FaceColor',[0 0 0]);
rectangle('Position',[393.75 -600 18.75 18.75], 'FaceColor',[0 0 0]);
rectangle('Position',[412.5 -581.25 18.75 18.75], 'FaceColor',[1 1 1]);
rectangle('Position',[431.25 -581.25 18.75 18.75], 'FaceColor',[1 1 1]);
rectangle('Position',[412.5 -600 18.75 18.75], 'FaceColor',[0 0 0]);
rectangle('Position',[431.25 -600 18.75 18.75], 'FaceColor',[0 0 0]);
rectangle('Position',[450 -468.75 18.75 18.75], 'FaceColor',[0 0 0]);
rectangle('Position',[468.75 -468.75 18.75 18.75], 'FaceColor',[0 0 0]);
rectangle('Position',[450 -487.5 18.75 18.75], 'FaceColor',[1 1 1]);
rectangle('Position',[468.75 -487.5 18.75 18.75], 'FaceColor',[1 1 1]);
rectangle('Position',[525 -468.75 18.75 18.75], 'FaceColor',[0 0 0]);
rectangle('Position',[543.75 -468.75 18.75 18.75], 'FaceColor',[0 0 0]);
rectangle('Position',[525 -487.5 18.75 18.75], 'FaceColor',[1 1 1]);
rectangle('Position',[543.75 -487.5 18.75 18.75], 'FaceColor',[1 1 1]);
rectangle('Position',[562.5 -468.75 18.75 18.75], 'FaceColor',[0 0 0]);
rectangle('Position',[581.25 -468.75 18.75 18.75], 'FaceColor',[0 0 0]);
rectangle('Position',[562.5 -487.5 18.75 18.75], 'FaceColor',[1 1 1]);
rectangle('Position',[581.25 -487.5 18.75 18.75], 'FaceColor',[0 0 0]);
rectangle('Position',[562.5 -506.25 18.75 18.75], 'FaceColor',[1 1 1]);
rectangle('Position',[581.25 -506.25 18.75 18.75], 'FaceColor',[0 0 0]);
rectangle('Position',[562.5 -525 18.75 18.75], 'FaceColor',[1 1 1]);
rectangle('Position',[581.25 -525 18.75 18.75], 'FaceColor',[0 0 0]);
rectangle('Position',[487.5 -543.75 18.75 18.75], 'FaceColor',[0 0 0]);
rectangle('Position',[506.25 -543.75 18.75 18.75], 'FaceColor',[0 0 0]);
rectangle('Position',[487.5 -562.5 18.75 18.75], 'FaceColor',[1 1 1]);
rectangle('Position',[506.25 -562.5 18.75 18.75], 'FaceColor',[1 1 1]);
rectangle('Position',[450 -581.25 18.75 18.75], 'FaceColor',[1 1 1]);
rectangle('Position',[468.75 -581.25 18.75 18.75], 'FaceColor',[1 1 1]);
rectangle('Position',[450 -600 18.75 18.75], 'FaceColor',[0 0 0]);
rectangle('Position',[468.75 -600 18.75 18.75], 'FaceColor',[0 0 0]);
rectangle('Position',[487.5 -581.25 18.75 18.75], 'FaceColor',[1 1 1]);
rectangle('Position',[506.25 -581.25 18.75 18.75], 'FaceColor',[1 1 1]);
rectangle('Position',[487.5 -600 18.75 18.75], 'FaceColor',[0 0 0]);
rectangle('Position',[506.25 -600 18.75 18.75], 'FaceColor',[0 0 0]);
rectangle('Position',[562.5 -543.75 18.75 18.75], 'FaceColor',[1 1 1]);
rectangle('Position',[581.25 -543.75 18.75 18.75], 'FaceColor',[0 0 0]);
rectangle('Position',[562.5 -562.5 18.75 18.75], 'FaceColor',[1 1 1]);
rectangle('Position',[581.25 -562.5 18.75 18.75], 'FaceColor',[0 0 0]);
rectangle('Position',[525 -581.25 18.75 18.75], 'FaceColor',[1 1 1]);
rectangle('Position',[543.75 -581.25 18.75 18.75], 'FaceColor',[1 1 1]);
rectangle('Position',[525 -600 18.75 18.75], 'FaceColor',[0 0 0]);
rectangle('Position',[543.75 -600 18.75 18.75], 'FaceColor',[0 0 0]);
rectangle('Position',[562.5 -581.25 18.75 18.75], 'FaceColor',[1 1 1]);
rectangle('Position',[581.25 -581.25 18.75 18.75], 'FaceColor',[0 0 0]);
rectangle('Position',[562.5 -600 18.75 18.75], 'FaceColor',[0 0 0]);
rectangle('Position',[581.25 -600 18.75 18.75], 'FaceColor',[0 0 0]);
X=[560,543.75,515.625,496.875,468.75,440.625,440.625,431.25,412.5,365.625,346.875,328.125,309.375,281.25,243.75,243.75,206.25,168.75,131.25,93.75,103.125,103.125,103.125,103.125,93.75,56.25,40];
Y=[-560,-543.75,-553.125,-553.125,-543.75,-515.625,-496.875,-468.75,-412.5,-403.125,-403.125,-403.125,-403.125,-393.75,-356.25,-318.75,-281.25,-243.75,-206.25,-168.75,-140.625,-121.875,-103.125,-84.375,-56.25,-56.25,-40];
hold on;
plot(X,Y,'r');
legend('860.876','Location','southoutside');
